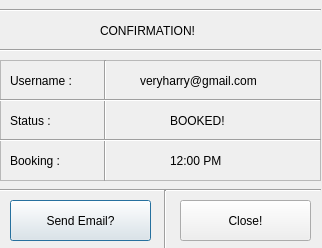
<?xml version="1.0" encoding="UTF-8"?>
<ui version="4.0">
 <class>Dialog</class>
 <widget class="QDialog" name="Dialog">
  <property name="geometry">
   <rect>
    <x>0</x>
    <y>0</y>
    <width>322</width>
    <height>248</height>
   </rect>
  </property>
  <property name="windowTitle">
   <string>Dialog</string>
  </property>
  <widget class="Line" name="line_7">
   <property name="geometry">
    <rect>
     <x>0</x>
     <y>0</y>
     <width>321</width>
     <height>20</height>
    </rect>
   </property>
   <property name="orientation">
    <enum>Qt::Horizontal</enum>
   </property>
  </widget>
  <widget class="Line" name="line_8">
   <property name="geometry">
    <rect>
     <x>0</x>
     <y>40</y>
     <width>321</width>
     <height>20</height>
    </rect>
   </property>
   <property name="orientation">
    <enum>Qt::Horizontal</enum>
   </property>
  </widget>
  <widget class="QLabel" name="label">
   <property name="geometry">
    <rect>
     <x>100</x>
     <y>20</y>
     <width>121</width>
     <height>21</height>
    </rect>
   </property>
   <property name="text">
    <string>CONFIRMATION!</string>
   </property>
  </widget>
  <widget class="QFrame" name="frame">
   <property name="geometry">
    <rect>
     <x>0</x>
     <y>60</y>
     <width>321</width>
     <height>121</height>
    </rect>
   </property>
   <property name="frameShape">
    <enum>QFrame::StyledPanel</enum>
   </property>
   <property name="frameShadow">
    <enum>QFrame::Raised</enum>
   </property>
   <widget class="QLabel" name="label_2">
    <property name="geometry">
     <rect>
      <x>10</x>
      <y>10</y>
      <width>91</width>
      <height>21</height>
     </rect>
    </property>
    <property name="text">
     <string>Username :</string>
    </property>
   </widget>
   <widget class="Line" name="line_9">
    <property name="geometry">
     <rect>
      <x>80</x>
      <y>0</y>
      <width>51</width>
      <height>121</height>
     </rect>
    </property>
    <property name="orientation">
     <enum>Qt::Vertical</enum>
    </property>
   </widget>
   <widget class="Line" name="line_10">
    <property name="geometry">
     <rect>
      <x>0</x>
      <y>30</y>
      <width>321</width>
      <height>20</height>
     </rect>
    </property>
    <property name="orientation">
     <enum>Qt::Horizontal</enum>
    </property>
   </widget>
   <widget class="Line" name="line_11">
    <property name="geometry">
     <rect>
      <x>0</x>
      <y>70</y>
      <width>321</width>
      <height>20</height>
     </rect>
    </property>
    <property name="orientation">
     <enum>Qt::Horizontal</enum>
    </property>
   </widget>
   <widget class="QLabel" name="label_3">
    <property name="geometry">
     <rect>
      <x>10</x>
      <y>50</y>
      <width>91</width>
      <height>21</height>
     </rect>
    </property>
    <property name="text">
     <string>Status :</string>
    </property>
   </widget>
   <widget class="QLabel" name="label_4">
    <property name="geometry">
     <rect>
      <x>60</x>
      <y>120</y>
      <width>91</width>
      <height>21</height>
     </rect>
    </property>
    <property name="text">
     <string>Username :</string>
    </property>
   </widget>
   <widget class="QLabel" name="label_5">
    <property name="geometry">
     <rect>
      <x>10</x>
      <y>90</y>
      <width>91</width>
      <height>21</height>
     </rect>
    </property>
    <property name="text">
     <string>Booking :</string>
    </property>
   </widget>
   <widget class="QLabel" name="label_6">
    <property name="geometry">
     <rect>
      <x>140</x>
      <y>10</y>
      <width>171</width>
      <height>21</height>
     </rect>
    </property>
    <property name="text">
     <string>veryharry@gmail.com</string>
    </property>
   </widget>
   <widget class="QLabel" name="label_7">
    <property name="geometry">
     <rect>
      <x>170</x>
      <y>50</y>
      <width>71</width>
      <height>21</height>
     </rect>
    </property>
    <property name="text">
     <string>BOOKED!</string>
    </property>
   </widget>
   <widget class="QLabel" name="label_8">
    <property name="geometry">
     <rect>
      <x>170</x>
      <y>90</y>
      <width>71</width>
      <height>21</height>
     </rect>
    </property>
    <property name="text">
     <string>12:00 PM</string>
    </property>
   </widget>
  </widget>
  <widget class="Line" name="line_12">
   <property name="geometry">
    <rect>
     <x>0</x>
     <y>180</y>
     <width>321</width>
     <height>20</height>
    </rect>
   </property>
   <property name="orientation">
    <enum>Qt::Horizontal</enum>
   </property>
  </widget>
  <widget class="QPushButton" name="pushButton4">
   <property name="geometry">
    <rect>
     <x>10</x>
     <y>200</y>
     <width>141</width>
     <height>41</height>
    </rect>
   </property>
   <property name="text">
    <string>Send Email?</string>
   </property>
  </widget>
  <widget class="QPushButton" name="pushButton5">
   <property name="geometry">
    <rect>
     <x>180</x>
     <y>200</y>
     <width>131</width>
     <height>41</height>
    </rect>
   </property>
   <property name="text">
    <string>Close!</string>
   </property>
  </widget>
  <widget class="Line" name="line_13">
   <property name="geometry">
    <rect>
     <x>140</x>
     <y>190</y>
     <width>51</width>
     <height>61</height>
    </rect>
   </property>
   <property name="orientation">
    <enum>Qt::Vertical</enum>
   </property>
  </widget>
 </widget>
 <resources/>
 <connections/>
</ui>
